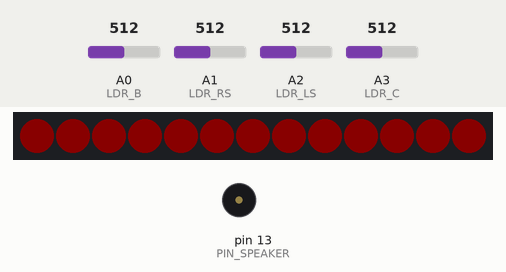
Bench run of a sketch on a simulated Arduino Uno, built with avr-gcc and run on an emulated ATmega328P. On the bench: 13 RGB LEDs in strip order, left to right, buzzer (waves = sounding). The inputs (shaded band) are chosen by the test bench; at power-on: A0 (LDR_B) = 512, A1 (LDR_RS) = 512, A2 (LDR_LS) = 512, A3 (LDR_C) = 512. Dim RGB values are drawn brighter than linear.

Above: at 1.2 s.
1.3 s: A0 (LDR_B) set to 483
2.8 s: A0 (LDR_B) set to 466
At 3.45 s:
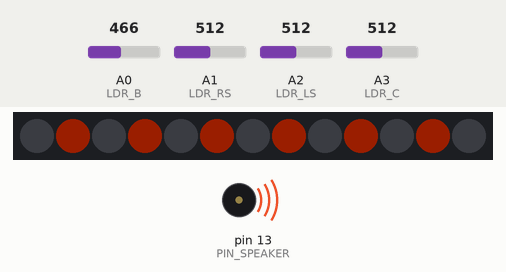
4.7 s: A1 (LDR_RS) set to 465
At 4.93 s:
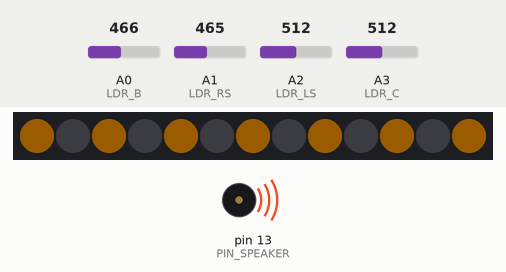
At 7.8 s:
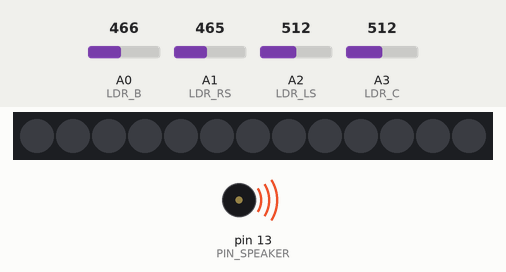
Timing chart, 0 to 15.5 s (numbered marks = the images above; inputs shaded):
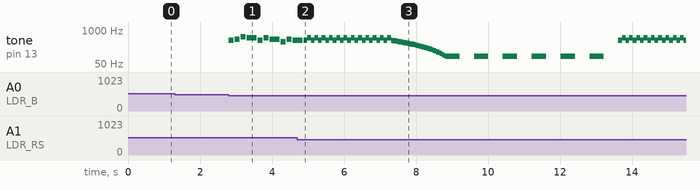

Measured:
- the behaviour switches between 475 and 474 on A0 (LDR_B) (found by bisection; images 0 and 1)
- after the input at 2.8 s, tone on pin 13 (PIN_SPEAKER): plays 400 Hz for 0.14 s, 450 Hz for 0.14 s, 550 Hz for 0.14 s, 500 Hz for 0.28 s, 400 Hz for 0.14 s, 500 Hz for 0.14 s … (10 notes in this stretch), starting at once; the LEDs: first change at once (image 1 shows a later state)
- after the input at 4.7 s, the LEDs: change after 0.18 s (image 2)

The sketch:

target_vest.ino
```cpp
//--------------------------------------------------//
// TITLE: Target Vest code                          //
// AUTHORS: A Pena Castillo, JJ Navarrete Galvez    //
//--------------------------------------------------//


// --- INCLUDES --- //
#include <Adafruit_NeoPixel.h>


// --- DEFINITIONS --- //
// - Time - //
#define MIN_DELAY 5
#define MAX_DELAY 25

// - Pin - //
#define LDR_B A0    //Back
#define LDR_RS A1    //Right Shoulder
#define LDR_LS A2   //Left Shoulder
#define LDR_C A3    //Chest
#define PIN_STRIP 12
#define PIN_SPEAKER 13

// - Otros - //
#define THRESHOLD 475
#define MAX_HEALTH 6
#define NUM_LED 13
#define MIN_brightness 10
#define MAX_brightness 100
#define RESET -1
#define GAME 0
#define HURTx1 1
#define HURTx2 2
#define GAME_OVER 3


// --- GLOBLAL VARIABLES --- //
// - General - //
uint8_t mode;
int health;

// - Sounds - //
int sound_1H[8] = {400, 500, 400, 500, 400, 500, 400, 500};
int sound_SS[10] = {400, 450, 550, 500, 400, 500, 450, 350, 450, 400};

// - Neopixel - //
int ipx;
int brightness;
int pulse_increase;
int brightness_increase;
int pulse_wait;
bool up;
unsigned long TIME_neopx;
Adafruit_NeoPixel strip(NUM_LED, PIN_STRIP, NEO_GRB + NEO_KHZ800);


// --- FUNCTION DEFINITIONS --- //
void speaker_sound(int id);
void lights(int id);


// --- Setup & Loop --- //
//*****************************************************************************
//
//! void setup()
//!
//! Initial configuration function. It initializes all variables and
//! configures the neopixels strip.
//
//*****************************************************************************
void setup() {
  Serial.begin(9600);
  pinMode(PIN_SPEAKER, OUTPUT);

  mode = GAME;
  health = MAX_HEALTH;

  brightness = MAX_brightness;
  pulse_wait = MAX_DELAY;
  pulse_increase = 1 + ((MAX_DELAY - MIN_DELAY) / health);
  brightness_increase = 1 + ((MAX_brightness - MIN_brightness) / health);
  TIME_neopx = 0;
  up = false;
  strip.begin();
  strip.show();
}


//*****************************************************************************
//
//! void loop()
//!
//! Most important loop in this code. It will check all the LDR and will manage
//! the health count. At the same time it will call 'speaker_sound' and 'lights'
//! functions when needed.
//
//*****************************************************************************
void loop() {
  lights(GAME);

  int i;
  int hurt = -1;
  int minimum = THRESHOLD;
  int readings[4];
    readings[0] = analogRead(LDR_B);
    readings[1] = analogRead(LDR_RS);
    readings[2] = analogRead(LDR_LS);
    readings[3] = analogRead(LDR_C);

  for (i=0; i<4; i++){
    if (readings[i] < minimum){
      minimum = readings[i];
      hurt = i;
    }
  }


  //IMPACT MANAGEMENT
  if (hurt >= 0) {
      ipx = 0;

    if ((hurt == 1) || (hurt == 2)){
      health--;

      if (health <= 0){
        speaker_sound(GAME_OVER);

        pulse_wait = MAX_DELAY;
        brightness = MAX_brightness;
        up = false;
      } else {
        speaker_sound(HURTx1);
        pulse_wait -= pulse_increase;
      }
    }

    else if ((hurt == 0) || (hurt == 3)){
      health -= 2;

      if (health <= 0){
        speaker_sound(GAME_OVER);

        pulse_wait = MAX_DELAY;
        brightness = MAX_brightness;
        up = false;
      } else {
        speaker_sound(HURTx2);
        pulse_wait -= pulse_increase*2;
      }
    }
  }
}


// --- FUNCTIONS --- //
//*****************************************************************************
//
//! void speaker_sound(int id)
//!
//! This function will reproduce sound using the speaker and 'tone'. It will
//! also call the lights function when needed.
//
//*****************************************************************************
void speaker_sound (int id){
  int i;

  if (id == HURTx1){
    for (i=0; i<8; i++){
      lights(HURTx1);
      tone(PIN_SPEAKER, sound_1H[i]);

      delay(100);
    }

    noTone(PIN_SPEAKER);
  }

  else if (id == HURTx2) {
    for (i=0; i<10; i++){
      lights(HURTx2);
      tone(PIN_SPEAKER, sound_SS[i]);

      if ((i == 3) || (i == 6) || (i == 9)) delay(280);
      else delay(140);

      noTone(PIN_SPEAKER);
      delay(25);
    }
  }

  else if (id == GAME_OVER){
    int sound_GO;
    lights(RESET);

    for (sound_GO=400; sound_GO>100; sound_GO -= 10){
      tone(PIN_SPEAKER, sound_GO);
      delay(50);
    }

    for (health=0; health<MAX_HEALTH; health++){
      lights(GAME_OVER);
      tone(PIN_SPEAKER, sound_GO);
      delay(400);

      lights(GAME_OVER);
      noTone(PIN_SPEAKER);
      delay(400);
    }
  }
}


//*****************************************************************************
//
//! void lights (int id)
//!
//! This function will manage the neopixel strip.
//
//*****************************************************************************
void lights(int id){
  int i;
  unsigned long time_now = millis();

  if (id == RESET){                                  //TURN OFF STRIP
    strip.clear();
    strip.show();
  }

  else if (id == GAME){                              //Pulse
    if (time_now > TIME_neopx + pulse_wait){
      TIME_neopx += pulse_wait;
      strip.setBrightness(brightness);

      for (i=0; i<strip.numPixels(); i++)
        strip.setPixelColor(i, strip.Color(50, 0, 0));

      strip.show();
      TIME_neopx = time_now;

      if (up){
        brightness++;
        if (brightness >= MAX_brightness){
          brightness = MAX_brightness;
          up = false;
        }
      } else {
        brightness--;
        if (brightness <= MIN_brightness){
          brightness = MIN_brightness;
          up = true;
        }
      }
    }
  }

  else if (id == HURTx1){                              //Yellow blink
    strip.clear();

    for(i=ipx; i<strip.numPixels(); i+=2)
      strip.setPixelColor(i, strip.Color(250, 150, 0));

    strip.show();
    ipx++;

    if (ipx >= 2) ipx = 0;
  }

  else if (id == HURTx2){                              //Orange blink
    strip.clear();

    for(i=ipx; i<strip.numPixels(); i+=2)
      strip.setPixelColor(i, strip.Color(255, 50, 0));

    strip.show();
    ipx++;

    if (ipx >= 2) ipx = 0;
  }

  else if (id == GAME_OVER){                              //incremento intensidad
    if ((ipx % 2) == 0){
      if (ipx == 0) brightness = MIN_brightness;

      strip.setBrightness(brightness);

      for (i=0; i<strip.numPixels(); i++)
        strip.setPixelColor(i, strip.Color(50, 0, 0));

      strip.show();

      brightness += brightness_increase;
      ipx++;
    } else {
      strip.clear();
      strip.show();

      ipx++;
    }
  }
}
```
